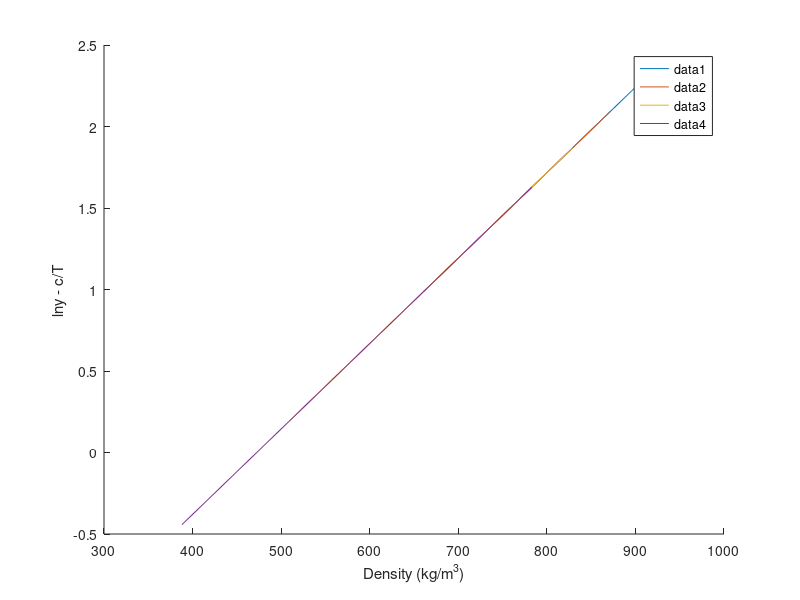

Reproduce this figure in MATLAB.
clear;
% SC CO2 Thermo info
T_c_CO2 = 304.18;       % Critical Temp [Kelvin]
P_c_CO2 = 73.8;         % Critical Pressure [bar]
omega_CO2 = 0.225;      % Omega [-]

% Drug Thermo info
T_c_drug = 1149.5;      % Critical Temp [Kelvin]
P_c_drug = 10.57;       % Critical Pressure [bar]
omega_drug = 2.0964;    % Omega [-]

% Genral info
T = [308 318 328 338];              % Temp range
P = 1:1:300;                        % Pressure range from 1 to 300 bar with step of 1
k_ij = [0.103 0.117 0.126 0.134];   % Binary interaction parameter for PR/KM EoS
R = 8.314;                          % Gas Constant [J/mol·K]

Mw_drug = 598.5;
Mw_CO2 = 44.01;
Mw_methanol = 32.04;

rho_CO2 =   [769 817 849 875 896 914;
            661 744 791 824 851 872;
            509 656 725 769 802 829;
            388 557 652 710 751 783];               % Density [kg/m3]

y_b =   [2.03 2.32 2.48 3.33 3.80 5.32;
        1.63 2.11 3.12 3.61 4.30 5.96;
        1.29 1.96 3.76 4.08 5.36 7.22;
        0.90 1.52 4.39 4.94 6.10 8.01];        % mole fraction

ln_y_b = log(y_b);
% KJ Model info
a_KJ = -2.4761;
b_KJ = 5.2409*10^-3;
c_KJ = -4550.5306;

ln_y_KJ = zeros(4,6);
ln_y_KJ_cT = zeros(4,6);
for n=1:4
    for i=1:6
        ln_y_KJ(n,i) = a_KJ + b_KJ*rho_CO2(n,i) + c_KJ/T(n);
        ln_y_KJ_cT(n,i) = ln_y_KJ(n,i) - c_KJ/T(n);
    end
end

figure(1);
hold on;
plot(rho_CO2(1,:),ln_y_KJ_cT(1,:));
plot(rho_CO2(2,:),ln_y_KJ_cT(2,:));
plot(rho_CO2(3,:),ln_y_KJ_cT(3,:));
plot(rho_CO2(4,:),ln_y_KJ_cT(4,:));

legend()
xlabel('Density (kg/m^3)');
ylabel('lny - c/T');

% GM Model info
a_GM = 1.8309;
b_GM = -5710.4987;
c_GM = 3.8342;

% Chrastil Model info
a_Chrastil = 4.5889;
b_Chrastil = -12.7501;
c_Chrastil = -6759.0921;

% Bartle et al. Model info
a_Bartle = 13.2886;
b_Bartle = 9.0827;
c_Bartle = -6845.6966;

% Sung-Shim Model info
a_Sung = 5.7399;
b_Sung = -606.0322;
c_Sung = -447.5124;
d_Sung = -36.8120;

% Bian et al model info
a_Bian = 4.2910;
b_Bian = -4806.5989;
c_Bian = 0.0355;
d_Bian = -1.0456;
e_Bian = -9.5861*10^4;

% Sodeifian model info
a_Sodeifian = -16.8909;
b_Sodeifian = -13.0866*10^3;
c_Sodeifian = 1.4181;
d_Sodeifian = 1.1071*10^3;
e_Sodeifian = -2.9406*10^3;
f_Sodeifian = -838.2700;
